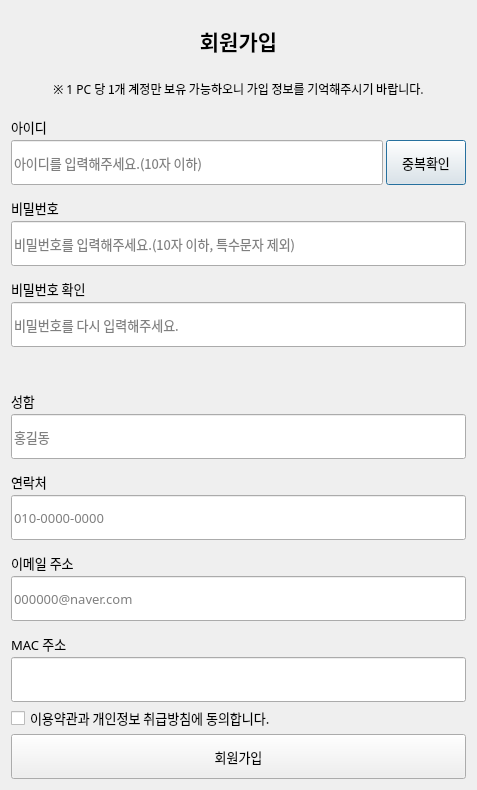
<?xml version="1.0" encoding="UTF-8"?>
<ui version="4.0">
 <class>Dialog</class>
 <widget class="QDialog" name="Dialog">
  <property name="geometry">
   <rect>
    <x>0</x>
    <y>0</y>
    <width>477</width>
    <height>790</height>
   </rect>
  </property>
  <property name="sizePolicy">
   <sizepolicy hsizetype="Fixed" vsizetype="Preferred">
    <horstretch>0</horstretch>
    <verstretch>0</verstretch>
   </sizepolicy>
  </property>
  <property name="minimumSize">
   <size>
    <width>477</width>
    <height>790</height>
   </size>
  </property>
  <property name="maximumSize">
   <size>
    <width>477</width>
    <height>790</height>
   </size>
  </property>
  <property name="font">
   <font>
    <family>KoPubWorld돋움체 Medium</family>
    <pointsize>10</pointsize>
   </font>
  </property>
  <property name="windowTitle">
   <string>Dialog</string>
  </property>
  <layout class="QGridLayout" name="gridLayout_2">
   <item row="0" column="0">
    <layout class="QVBoxLayout" name="verticalLayout">
     <property name="spacing">
      <number>3</number>
     </property>
     <item>
      <widget class="QLabel" name="label">
       <property name="minimumSize">
        <size>
         <width>0</width>
         <height>60</height>
        </size>
       </property>
       <property name="font">
        <font>
         <family>KoPubWorld돋움체 Bold</family>
         <pointsize>16</pointsize>
         <weight>75</weight>
         <bold>true</bold>
        </font>
       </property>
       <property name="text">
        <string>회원가입</string>
       </property>
       <property name="alignment">
        <set>Qt::AlignCenter</set>
       </property>
      </widget>
     </item>
     <item>
      <widget class="QLabel" name="label_2">
       <property name="minimumSize">
        <size>
         <width>0</width>
         <height>30</height>
        </size>
       </property>
       <property name="font">
        <font>
         <family>KoPubWorld돋움체 Light</family>
         <pointsize>9</pointsize>
        </font>
       </property>
       <property name="text">
        <string>※ 1 PC 당 1개 계정만 보유 가능하오니 가입 정보를 기억해주시기 바랍니다.</string>
       </property>
       <property name="alignment">
        <set>Qt::AlignCenter</set>
       </property>
      </widget>
     </item>
     <item>
      <widget class="QLabel" name="label_3">
       <property name="minimumSize">
        <size>
         <width>0</width>
         <height>30</height>
        </size>
       </property>
       <property name="maximumSize">
        <size>
         <width>16777215</width>
         <height>16777215</height>
        </size>
       </property>
       <property name="text">
        <string>아이디</string>
       </property>
       <property name="alignment">
        <set>Qt::AlignBottom|Qt::AlignLeading|Qt::AlignLeft</set>
       </property>
      </widget>
     </item>
     <item>
      <layout class="QHBoxLayout" name="horizontalLayout">
       <item>
        <widget class="QLineEdit" name="lineEdit_register_id">
         <property name="minimumSize">
          <size>
           <width>0</width>
           <height>45</height>
          </size>
         </property>
         <property name="placeholderText">
          <string>아이디를 입력해주세요.(10자 이하)</string>
         </property>
         <property name="cursorMoveStyle">
          <enum>Qt::LogicalMoveStyle</enum>
         </property>
         <property name="clearButtonEnabled">
          <bool>true</bool>
         </property>
        </widget>
       </item>
       <item>
        <widget class="QPushButton" name="pushButton_check">
         <property name="sizePolicy">
          <sizepolicy hsizetype="Minimum" vsizetype="Minimum">
           <horstretch>0</horstretch>
           <verstretch>0</verstretch>
          </sizepolicy>
         </property>
         <property name="minimumSize">
          <size>
           <width>0</width>
           <height>0</height>
          </size>
         </property>
         <property name="text">
          <string>중복확인</string>
         </property>
        </widget>
       </item>
      </layout>
     </item>
     <item>
      <widget class="QLabel" name="label_4">
       <property name="minimumSize">
        <size>
         <width>0</width>
         <height>30</height>
        </size>
       </property>
       <property name="tabletTracking">
        <bool>false</bool>
       </property>
       <property name="text">
        <string>비밀번호</string>
       </property>
       <property name="alignment">
        <set>Qt::AlignBottom|Qt::AlignLeading|Qt::AlignLeft</set>
       </property>
      </widget>
     </item>
     <item>
      <widget class="QLineEdit" name="lineEdit_register_pass1">
       <property name="minimumSize">
        <size>
         <width>0</width>
         <height>45</height>
        </size>
       </property>
       <property name="echoMode">
        <enum>QLineEdit::Password</enum>
       </property>
       <property name="placeholderText">
        <string>비밀번호를 입력해주세요.(10자 이하, 특수문자 제외)</string>
       </property>
       <property name="clearButtonEnabled">
        <bool>true</bool>
       </property>
      </widget>
     </item>
     <item>
      <widget class="QLabel" name="label_5">
       <property name="minimumSize">
        <size>
         <width>0</width>
         <height>30</height>
        </size>
       </property>
       <property name="text">
        <string>비밀번호 확인</string>
       </property>
       <property name="alignment">
        <set>Qt::AlignBottom|Qt::AlignLeading|Qt::AlignLeft</set>
       </property>
      </widget>
     </item>
     <item>
      <widget class="QLineEdit" name="lineEdit_register_pass2">
       <property name="minimumSize">
        <size>
         <width>0</width>
         <height>45</height>
        </size>
       </property>
       <property name="echoMode">
        <enum>QLineEdit::Password</enum>
       </property>
       <property name="placeholderText">
        <string>비밀번호를 다시 입력해주세요.</string>
       </property>
       <property name="clearButtonEnabled">
        <bool>true</bool>
       </property>
      </widget>
     </item>
     <item>
      <widget class="QLabel" name="label_password_check">
       <property name="minimumSize">
        <size>
         <width>0</width>
         <height>20</height>
        </size>
       </property>
       <property name="font">
        <font>
         <family>KoPubWorld돋움체 Light</family>
         <pointsize>9</pointsize>
        </font>
       </property>
       <property name="text">
        <string/>
       </property>
      </widget>
     </item>
     <item>
      <widget class="QLabel" name="label_7">
       <property name="minimumSize">
        <size>
         <width>0</width>
         <height>30</height>
        </size>
       </property>
       <property name="text">
        <string>성함</string>
       </property>
       <property name="alignment">
        <set>Qt::AlignBottom|Qt::AlignLeading|Qt::AlignLeft</set>
       </property>
      </widget>
     </item>
     <item>
      <widget class="QLineEdit" name="lineEdit_register_name">
       <property name="minimumSize">
        <size>
         <width>0</width>
         <height>45</height>
        </size>
       </property>
       <property name="placeholderText">
        <string>홍길동</string>
       </property>
       <property name="clearButtonEnabled">
        <bool>true</bool>
       </property>
      </widget>
     </item>
     <item>
      <widget class="QLabel" name="label_8">
       <property name="minimumSize">
        <size>
         <width>0</width>
         <height>30</height>
        </size>
       </property>
       <property name="text">
        <string>연락처</string>
       </property>
       <property name="alignment">
        <set>Qt::AlignBottom|Qt::AlignLeading|Qt::AlignLeft</set>
       </property>
      </widget>
     </item>
     <item>
      <widget class="QLineEdit" name="lineEdit_register_phone">
       <property name="minimumSize">
        <size>
         <width>0</width>
         <height>45</height>
        </size>
       </property>
       <property name="placeholderText">
        <string>010-0000-0000</string>
       </property>
       <property name="clearButtonEnabled">
        <bool>true</bool>
       </property>
      </widget>
     </item>
     <item>
      <widget class="QLabel" name="label_9">
       <property name="minimumSize">
        <size>
         <width>0</width>
         <height>30</height>
        </size>
       </property>
       <property name="text">
        <string>이메일 주소</string>
       </property>
       <property name="alignment">
        <set>Qt::AlignBottom|Qt::AlignLeading|Qt::AlignLeft</set>
       </property>
      </widget>
     </item>
     <item>
      <widget class="QLineEdit" name="lineEdit_register_email">
       <property name="minimumSize">
        <size>
         <width>0</width>
         <height>45</height>
        </size>
       </property>
       <property name="placeholderText">
        <string>000000@naver.com</string>
       </property>
       <property name="clearButtonEnabled">
        <bool>true</bool>
       </property>
      </widget>
     </item>
     <item>
      <widget class="QLabel" name="label_10">
       <property name="minimumSize">
        <size>
         <width>0</width>
         <height>30</height>
        </size>
       </property>
       <property name="text">
        <string>MAC 주소</string>
       </property>
       <property name="alignment">
        <set>Qt::AlignBottom|Qt::AlignLeading|Qt::AlignLeft</set>
       </property>
      </widget>
     </item>
     <item>
      <widget class="QLineEdit" name="lineEdit_register_mac">
       <property name="minimumSize">
        <size>
         <width>0</width>
         <height>45</height>
        </size>
       </property>
       <property name="frame">
        <bool>true</bool>
       </property>
       <property name="readOnly">
        <bool>true</bool>
       </property>
      </widget>
     </item>
     <item>
      <widget class="QCheckBox" name="checkBox_personal">
       <property name="text">
        <string>이용약관과 개인정보 취급방침에 동의합니다.</string>
       </property>
      </widget>
     </item>
     <item>
      <widget class="QPushButton" name="pushButton_register">
       <property name="minimumSize">
        <size>
         <width>0</width>
         <height>45</height>
        </size>
       </property>
       <property name="text">
        <string>회원가입</string>
       </property>
      </widget>
     </item>
    </layout>
   </item>
  </layout>
 </widget>
 <resources/>
 <connections>
  <connection>
   <sender>pushButton_check</sender>
   <signal>clicked()</signal>
   <receiver>Dialog</receiver>
   <slot>id_same_check()</slot>
   <hints>
    <hint type="sourcelabel">
     <x>425</x>
     <y>165</y>
    </hint>
    <hint type="destinationlabel">
     <x>496</x>
     <y>279</y>
    </hint>
   </hints>
  </connection>
  <connection>
   <sender>pushButton_register</sender>
   <signal>clicked()</signal>
   <receiver>Dialog</receiver>
   <slot>complete_register()</slot>
   <hints>
    <hint type="sourcelabel">
     <x>341</x>
     <y>750</y>
    </hint>
    <hint type="destinationlabel">
     <x>567</x>
     <y>777</y>
    </hint>
   </hints>
  </connection>
 </connections>
 <slots>
  <slot>id_same_check()</slot>
  <slot>complete_register()</slot>
 </slots>
</ui>
